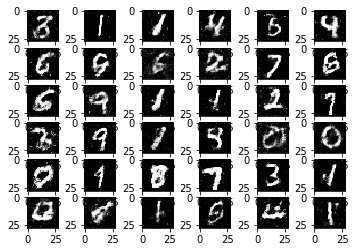

Write the Python code that produced this figure.
# -*- coding: utf-8 -*-
"""
Date 2018.08.09
Basic GAN
"""

# 필요한 라이브러리를 불러들임 
import tensorflow as tf
from tensorflow.examples.tutorials.mnist import input_data
import numpy as np
import matplotlib.pyplot as plt

# %matplotlib inline

# 입력 잡음신호의 차원: 100
# 생성자의 구조: 입력층(100개의 입력노드), 첫 번째 은닉층(150개의 은닉노드),
# 두 번째 은닉층(300개의 은닉노드), 출력층(784개의 출력노드) 
# 미니배치 크기: 256
in_dim = 100
h1_dim = 150
h2_dim = 300
batch_size = 256


# ------------------------------------------------
# 생성자 정의: 잡음신호를 입력으로 받아 이미지를 생성
# ------------------------------------------------
def generator(z_noise):
    w1 = tf.Variable(tf.truncated_normal([in_dim, h1_dim], stddev=0.1), name="w1_g",
                     dtype=tf.float32)
    b1 = tf.Variable(tf.zeros([h1_dim]), name="b1_g", dtype=tf.float32)
    h1 = tf.nn.relu(tf.matmul(z_noise, w1) + b1)
    w2 = tf.Variable(tf.truncated_normal([h1_dim, h2_dim], stddev=0.1), name="w2_g",
                     dtype=tf.float32)
    b2 = tf.Variable(tf.zeros([h2_dim]), name="b2_g", dtype=tf.float32)
    h2 = tf.nn.relu(tf.matmul(h1, w2) + b2)
    w3 = tf.Variable(tf.truncated_normal([h2_dim, 28 * 28], stddev=0.1), name="w3_g",
                     dtype=tf.float32)
    b3 = tf.Variable(tf.zeros([28 * 28]), name="b3_g", dtype=tf.float32)
    h3 = tf.matmul(h2, w3) + b3
    out_gen = tf.nn.tanh(h3)

    weights_g = [w1, b1, w2, b2, w3, b3]
    return out_gen, weights_g


# ------------------------------------------------
# 판별자 정의: 입력된 진짜 이미지와 가짜 이미지를 정확하게 분류
# ------------------------------------------------
def discriminator(x, out_gen, keep_prob):
    x_all = tf.concat([x, out_gen], 0)
    w1 = tf.Variable(tf.truncated_normal([28 * 28, h2_dim], stddev=0.1), name="w1_d",
                     dtype=tf.float32)
    b1 = tf.Variable(tf.zeros([h2_dim]), name="b1_d", dtype=tf.float32)
    h1 = tf.nn.dropout(tf.nn.relu(tf.matmul(x_all, w1) + b1), keep_prob)
    w2 = tf.Variable(tf.truncated_normal([h2_dim, h1_dim], stddev=0.1), name="w2_d",
                     dtype=tf.float32)
    b2 = tf.Variable(tf.zeros([h1_dim]), name="b2_d", dtype=tf.float32)
    h2 = tf.nn.dropout(tf.nn.relu(tf.matmul(h1, w2) + b2), keep_prob)
    w3 = tf.Variable(tf.truncated_normal([h1_dim, 1], stddev=0.1), name="w3_d",
                     dtype=tf.float32)
    b3 = tf.Variable(tf.zeros([1]), name="d_b3", dtype=tf.float32)
    h3 = tf.matmul(h2, w3) + b3
    y_data = tf.nn.sigmoid(tf.slice(h3, [0, 0], [batch_size, -1], name=None))
    y_fake = tf.nn.sigmoid(tf.slice(h3, [batch_size, 0], [-1, -1], name=None))
    weights_d = [w1, b1, w2, b2, w3, b3]
    return y_data, y_fake, weights_d


# ------------------------------------------------
# MNIST 데이터를 읽어 들임
# ------------------------------------------------
mnist = input_data.read_data_sets('MNIST_data', one_hot=True)

# ------------------------------------------------
# 텐서플로 연산 및 변수, 비용함수 및 최적화 방법 정의하기 
# ------------------------------------------------
# 플레이스홀더
x = tf.placeholder(tf.float32, [batch_size, 28 * 28], name="x_data")
z_noise = tf.placeholder(tf.float32, [batch_size, in_dim], name="z_prior")

# 드롭아웃 확률
keep_prob = tf.placeholder(tf.float32, name="keep_prob")

# 생성자 출력의 생성 및 가중치 정의
out_gen, weights_g = generator(z_noise)

# 판별자 출력 및 가중치 정의
y_data, y_fake, weights_d = discriminator(x, out_gen, keep_prob)

# 판별자, 생성자를 위한 비용함수 및 최적화
discr_loss = - (tf.log(y_data) + tf.log(1 - y_fake))
gen_loss = - tf.log(y_fake)
optimizer = tf.train.AdamOptimizer(0.0001)
d_trainer = optimizer.minimize(discr_loss, var_list=weights_d)
g_trainer = optimizer.minimize(gen_loss, var_list=weights_g)
init = tf.global_variables_initializer()
saver = tf.train.Saver()

# ------------------------------------------------
# 텐서플로 그래프 생성 및 학습 
# ------------------------------------------------
sess = tf.Session()
sess.run(init)
z_sample = np.random.uniform(-1, 1, size=(batch_size, in_dim)).astype(np.float32)
for i in range(60000):
    batch_x, _ = mnist.train.next_batch(batch_size)
    x_value = 2 * batch_x.astype(np.float32) - 1
    z_value = np.random.uniform(-1, 1, size=(batch_size, in_dim)).astype(np.float32)
    sess.run(d_trainer, feed_dict={x: x_value, z_noise: z_value, keep_prob: 0.7})
    sess.run(g_trainer, feed_dict={x: x_value, z_noise: z_value, keep_prob: 0.7})
    [c1, c2] = sess.run([discr_loss, gen_loss], feed_dict={x: x_value, z_noise: z_value,
                                                           keep_prob: 0.7})
    print('iter:', i, 'cost of discriminator', c1, 'cost of generator', c2)

# ------------------------------------------------
# 한 묶음의 가짜 이미지를 생성
# ------------------------------------------------
out_val_img = sess.run(out_gen, feed_dict={z_noise: z_sample})
saver.save(sess, "./newgan1/gan1", global_step=i)

# ------------------------------------------------
# 생성된 가짜 이미지 그리기
# ------------------------------------------------
imgs = 0.5 * (out_val_img + 1)

for k in range(36):
    plt.subplot(6, 6, k + 1)
    image = np.reshape(imgs[k], (28, 28))
    plt.imshow(image, cmap='gray')

yt1, yf1 = sess.run([y_data, y_fake], feed_dict={x: x_value, z_noise: z_value, keep_prob: 0.7})
